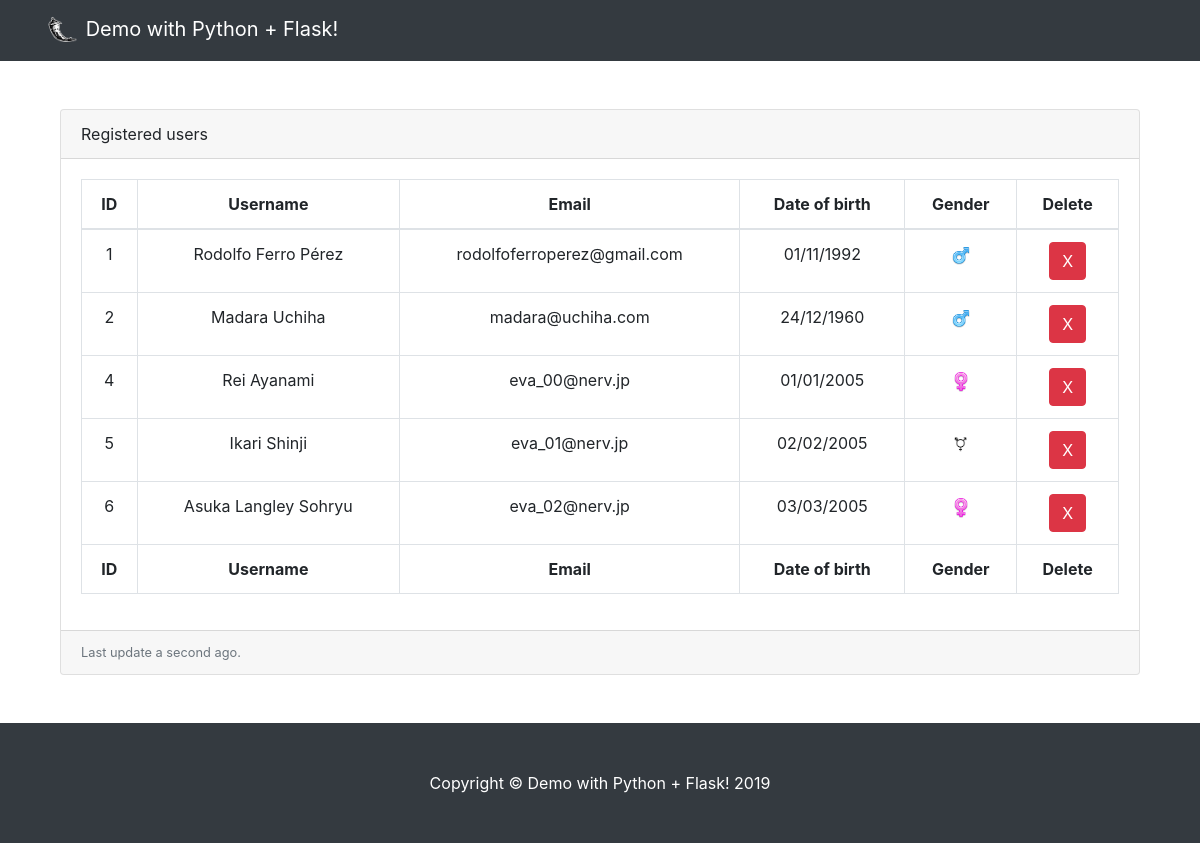
Screenshot of /users with the database file from the repository.
### models.py (models this page shows)
class User(db.Model):
    id = db.Column('id', db.Integer, primary_key=True)
    name = db.Column('name', db.String(30))
    first_last_name = db.Column('first_last_name', db.String(30))
    second_last_name = db.Column('second_last_name', db.String(30), nullable=True)
    email = db.Column('email', db.String(80))
    birth_date = db.Column('birth_date', db.DateTime)
    gender = db.Column('gender', db.String(1))
    password = db.Column('password', db.String(64))

### views.py (the view, shortened to what this page needs)
@app.route('/users', methods=['GET', 'POST'])
def users():
    editable = False
    if request.method == 'POST':
        if request.form['del']:
            id = request.form['del']
            query = User.query.filter_by(id=id).first()
            db.session.delete(query)
            db.session.commit()
    if 'user' in session:
        editable = True
    query = User.query.all()
    users = parse_users(query)
    return render_template('users.html', users=users, editable=editable)

### utils.py (called while the page is built)
def parse_users(query):
    users = [{
        key: ( getattr(item, key) if key != 'birth_date' \
                else getattr(item, key).strftime("%d/%m/%Y") ) \
            for key in item.__table__.columns.keys()
    } for item in query] if query else None
    if users:
        for user in users:
            name = user['name']
            fst_ln = user['first_last_name']
            snd_ln = user['second_last_name']
            user['username'] = f'{name} {fst_ln} {snd_ln}' if snd_ln \
                                else f'{name} {fst_ln}'
    return users

### templates/users.html (shortened to what this page needs)
{% extends "base.html" %}
{% block content %}
  <div class="container">
    <div class="container-fluid">
      <br><br>
      <div class="card mb-5">
        <div class="card-header">Registered users</div>
        <div class="card-body">
          <div class="table-responsive text-center">
            <table class="table table-bordered" id="dataTable" width="100%" cellspacing="0">
              <thead>
                <tr>
                  <th>ID</th>
                  <th>Username</th>
                  <th>Email</th>
                  <th>Date of birth</th>
                  <th>Gender</th>
                  <th>Delete</th>
                </tr>
              </thead>
              <tfoot>
                <tr>
                  <th>ID</th>
                  <th>Username</th>
                  <th>Email</th>
                  <th>Date of birth</th>
                  <th>Gender</th>
                  <th>Delete</th>
                </tr>
              </tfoot>
              <tbody>
                <form method="POST">
                  {% if users != None%}
                  {% for user in users %}
                  <tr>
                    <td>{{ user['id'] }}</td>
                    <td>{{ user['username'] }}</td>
                    <td>{{ user['email'] }}</td>
                    <td>{{ user['birth_date'] }}</td>
                    {% if user['gender'] == 'M' %}
                    <td><img src="static/img/male.png" width="20"></td>
                    {% elif user['gender'] == 'F' %}
                    <td><img src="static/img/female.png" width="20"></td>
                    {% else %}
                    <td><img src="static/img/other.png" width="25"></td>
                    {% endif %}
                    <td>
                      <button type="submit" name="del" class="btn btn-danger" value="{{ user['id'] }}">X</button>
                    </td>
                  </tr>
                  {% endfor %}
                  {% endif %}
                </form>
              </tbody>
            </table>
          </div>
        </div>
        <div class="card-footer small text-muted">Last update a second ago.</div>
      </div>
    </div>
  </div>
{% endblock %}

### templates/base.html (shortened to what this page needs)
<!doctype html>
<html lang="en">
  <head>
    <link rel="stylesheet" href="https://stackpath.bootstrapcdn.com/bootstrap/4.3.1/css/bootstrap.min.css">
    <link href="static/css/scrolling-nav.css" rel="stylesheet">
  </head>
  <body id="page-top">
    <nav class="navbar navbar-expand-lg navbar-dark bg-dark" id="mainNav">
      <div class="container">
        <a class="navbar-brand js-scroll-trigger" href="#page-top">
          <img src="static/img/flask.png" height="35px" alt="Flask"> Demo with Python + Flask!
        </a>
      </div>
    </nav>
    {% block content %}
    {% endblock %}
    <footer class="py-5 bg-dark">
      <div class="container">
        <p class="m-0 text-center text-white">Copyright &copy; Demo with Python + Flask! 2019</p>
      </div>
    </footer>
  </body>
</html>

### rows the page displays
User: id "1", username "Rodolfo Ferro Pérez", email "rodolfoferroperez@gmail.com", birth_date "01/11/1992"
User: id "2", username "Madara Uchiha", email "madara@uchiha.com", birth_date "24/12/1960"
User: id "4", username "Rei Ayanami", email "eva_00@nerv.jp", birth_date "01/01/2005"
User: id "5", username "Ikari Shinji", email "eva_01@nerv.jp", birth_date "02/02/2005"
User: id "6", username "Asuka Langley Sohryu", email "eva_02@nerv.jp", birth_date "03/03/2005"
